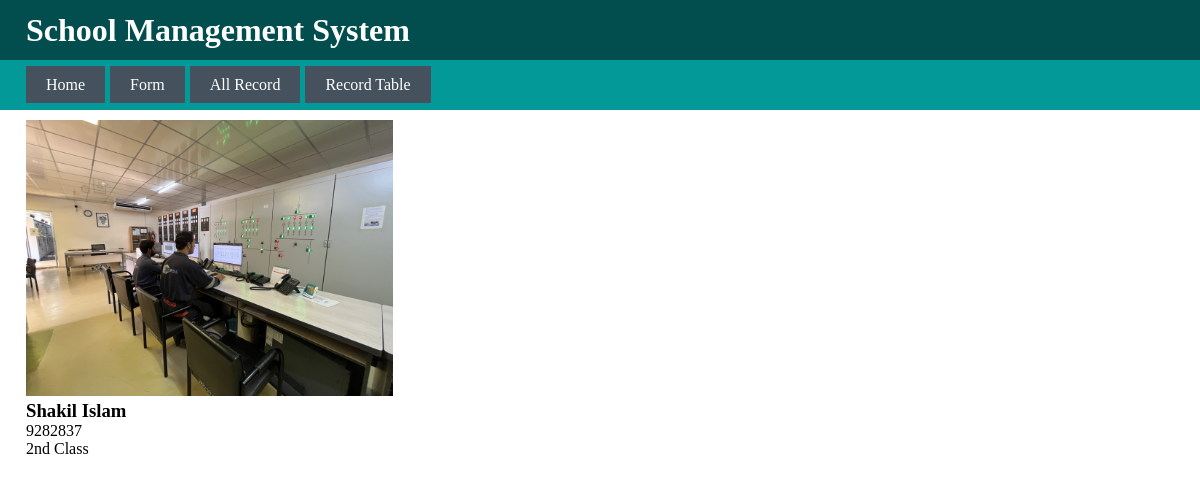
/allrecord/, run on an earlier commit of the app's database.
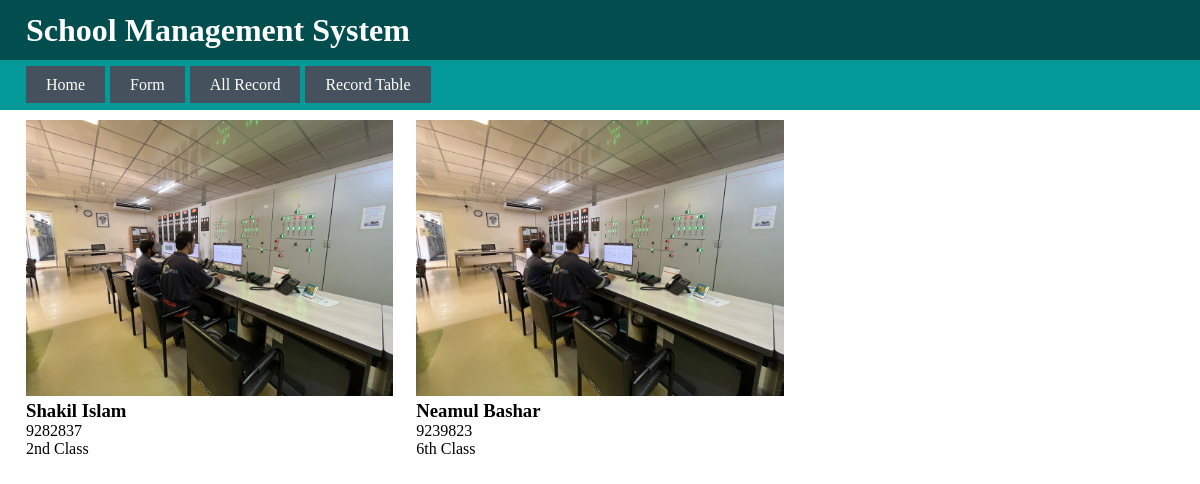
And on a later commit of the database.
### form/models.py (models this page shows)
class studeninfo(models.Model):
    stu_id          = models.IntegerField(unique=True)
    stu_name        = models.CharField(max_length=100)
    stu_dob         = models.DateField(max_length=15)
    stu_address     = models.CharField(max_length=200)
    stu_phone       = models.CharField(max_length=20)
    stu_em_phone    = models.CharField(max_length=20)
    stu_class       = models.CharField(max_length=20)
    stu_img         = models.ImageField(null=True, blank=True, upload_to='images/')

### form/views.py (the view)
# urls.py: path('allrecord/', views.allrecordData, name='allrecord'),
def allrecordData(request):
    data = studeninfo.objects.all()[0:]
    row_count = len(data)
    context = {
        'data': data,
        'trow': row_count
    }
    return render(request, 'allrecords.html', context)

### templates/allrecords.html
{% extends 'base.html' %} {% load static %} {% block title %}All Records{% endblock title %} {% block templates %}
<div class="container">
  <div class="box-area">
    {% for x in data %}
    <div class="box">
      <div class="box-img">
        <img src="{{ x.stu_img.url }}" alt="" />
      </div>
      <div class="box-text">
        <h3>{{ x.stu_name }}</h3>
        <p>{{ x.stu_phone }}</p>
        <p>{{ x.stu_class }}</p>
      </div>
    </div>
    {% endfor %}
  </div>
</div>
{% endblock templates %}

What changed in the data, as far as the page shows it:
added studeninfo: stu_img (picture), stu_name "Neamul Bashar", stu_phone "9239823", stu_class "6th Class"
